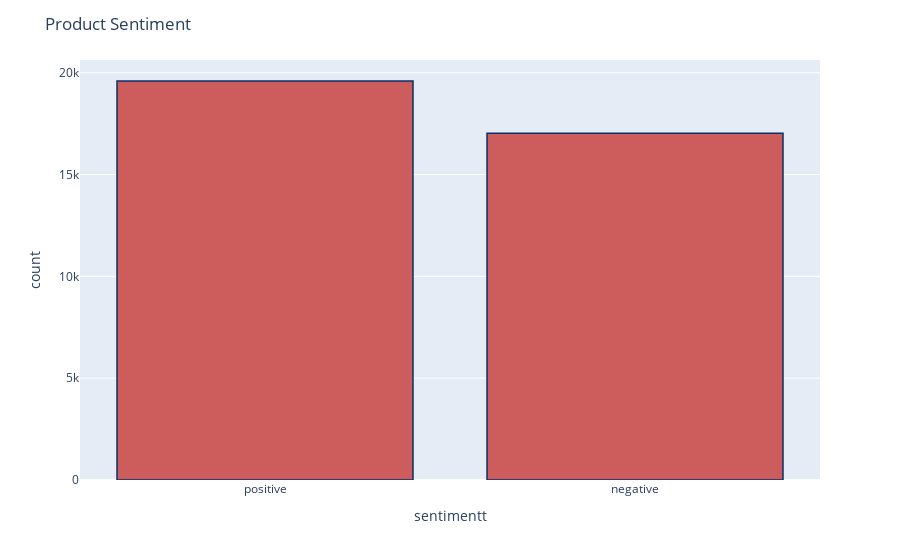

The code cell stored with this chart in its notebook:
### Code cell
df['sentimentt'] = df['sentiment'].replace({-1 : 'negative'})
df['sentimentt'] = df['sentimentt'].replace({1 : 'positive'})
fig = px.histogram(df, x="sentimentt")
fig.update_traces(marker_color="indianred",marker_line_color='rgb(8,48,107)',
                  marker_line_width=1.5)
fig.update_layout(title_text='Product Sentiment')
fig.show()

### Figure 1 — Plotly figure (JSON) as saved in the notebook; plotly's stock layout.template omitted (floating-point values rounded to 4 significant figures; data arrays with more than 128 entries replaced by an {"elided": "..."} marker saying what was removed)
{"data": [{"alignmentgroup": "True", "bingroup": "x", "hovertemplate": "sentimentt=%{x}<br>count=%{y}<extra></extra>", "legendgroup": "", "marker": {"color": "indianred", "line": {"color": "rgb(8,48,107)", "width": 1.5}}, "name": "", "offsetgroup": "", "orientation": "v", "showlegend": false, "type": "histogram", "x": {"elided": "36623 str values"}, "xaxis": "x", "yaxis": "y"}], "layout": {"barmode": "relative", "legend": {"tracegroupgap": 0}, "margin": {"t": 60}, "title": {"text": "Product Sentiment"}, "xaxis": {"anchor": "y", "domain": [0, 1], "title": {"text": "sentimentt"}}, "yaxis": {"anchor": "x", "domain": [0, 1], "title": {"text": "count"}}}}
